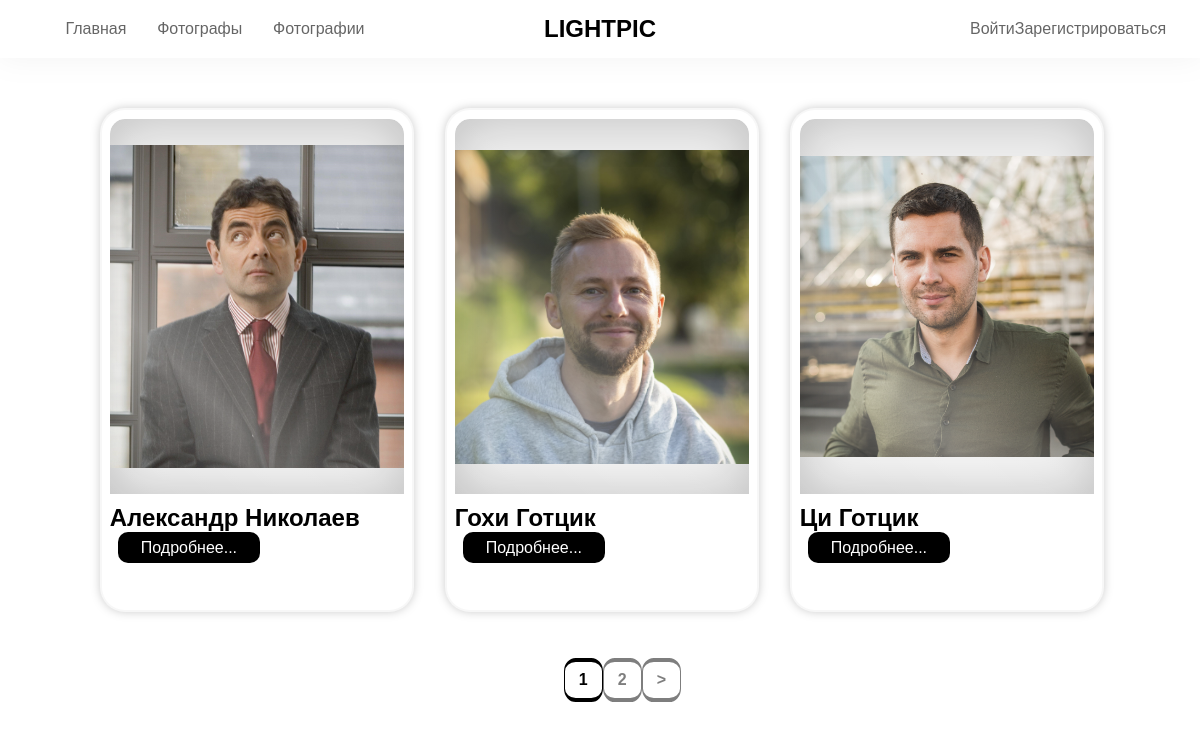
Page /main/photographer/ on the committed database.
### photosessionapp/models.py (models this page shows, shortened)
class Photographer(models.Model):
    user_id = models.ForeignKey(CustomUser, on_delete=models.CASCADE, blank=False, verbose_name='Пользователь')
    photo = models.ImageField(blank=True, null=True, upload_to='images', default='default/default_profile_image.png', verbose_name='Фотография')
    bio = models.TextField(blank=True, null=True, default=default_bio, verbose_name='Биография')
    tech = models.CharField(max_length=256, blank=True, null=True, default=default_tech, verbose_name='Техника')
    work_days = models.CharField(max_length=128, verbose_name='Рабочие дни')

class CustomUser(AbstractUser):
    username = models.CharField(max_length=256, blank=False, null=False, unique=True, verbose_name='Имя Пользователя')
    email = models.EmailField(blank=False, null=False, unique=True, validators=[EmailValidator], verbose_name='Электронная почта')
    name = models.CharField(max_length=256, blank=False, null=False, verbose_name='Имя')
    phone_number = models.CharField(max_length=256, blank=True, null=True, verbose_name='Номер телефона')
    surname = models.CharField(max_length=256, blank=False, null=False, verbose_name='Фамилия')
    password = models.CharField(max_length=256, blank=False, null=False, validators=[MinLengthValidator(8, "Пароль должен быть не меньше 8 символов"),
                                                                                     MaxLengthValidator(256, "Пароль должен быть не более 256 символов")])
    object = CustomUserManager()
    user_type = models.CharField(max_length=64, blank=False, null=False, choices=(user_type), default='1', verbose_name='Тип Пользователя')
    is_active = models.BooleanField(default=True)
    is_admin = models.BooleanField(default=False)
    is_anonymous = False
    is_authenticated = True
    USERNAME_FIELD = 'username'
    REQUIRED_FIELDS = ['password']

### photosessionapp/views.py (the view)
# urls.py: path('photographer/', PhotographerListView.as_view(), name='photographer'),
class PhotographerListView(ListView):
    paginate_by = 3
    model = Photographer
    context_object_name = 'photographer'
    template_name = 'photosession/photographer.html'

### photosessionapp/templates/photosession/photographer.html (shortened to what this page needs)
{% extends 'root.html' %}
{% block content %}
    <div class="photographers">
        {% for photograph in photographer %}
            <div class="photo">
                <div class="photo-img" style="background-image: linear-gradient(45deg, rgba(0,0,0,0), rgba(255,255,255,0.38), rgba(0,0,0,0) 60%),url({{ photograph.photo.url }})"></div>
                <h2>{{ photograph.user_id.name }} {{ photograph.user_id.surname }}</h2>
                <a href="{% url 'main:photo-profile' pk=photograph.pk %}">Подробнее...</a>
            </div>
        {% endfor %}
    </div>
    <div class="pages">
        <p>{{ page_obj.number }}</p>
        {% if page_obj.has_next %}
            <a class="next-page" href="?page={{ page_obj.next_page_number }}">{{ page_obj.next_page_number }}</a>
            <a class="btn-next" href="?page={{ page_obj.next_page_number }}">></a>
        {% endif %}
    </div>
{% endblock %}

### static/css/style.css (style rules this page uses)
* { padding: 0; margin: 0; font-family: "Nunito Sans", sans-serif; }
a { text-decoration: none; }
.content { display: flex; justify-content: center; align-items: flex-start; flex-wrap: wrap; width: 100%; }
.photographer-cards .gr-border .photographer-card h2, p { padding: 5px 15px 10px 15px; }
.content .photographers { display: grid; grid-template-columns: repeat(3, 1fr); grid-template-rows: 500px; grid-gap: 35px; padding: 50px 100px; width: 100%; }
.photographers .photo { overflow: hidden; width: 100%; height: 100%; background-color: white; border: 2px solid rgba(0, 0, 0, 0.03); border-radius: 25px; filter: drop-shadow(0 0 5px rgba(0, 0, 0, 0.2)); }
.photographers .photo h2 { margin: 2.5%; }
.photographers .photo .photo-img { display: flex; justify-content: center; align-items: start; flex-wrap: wrap; width: 95%; height: 375px; margin: 3% 2.5%; background-color: #eeeeee; background-position: center; background-size: 110%; background-repeat: no-repeat; box-shadow: 0 0 50px inset rgba(0, 0, 0, 0.2); border-radius: 15px 15px 0 0; }
.photographers .photo a { width: 90%; margin: 5%; padding: 2.25% 7.5%; background-color: black; color: white; border-radius: 10px; }
.pages { display: grid; grid-template-columns: repeat(5, 1fr); grid-template-areas: 'btn dig pag d2g b2n' ; width: 13.5%; }
.pages a { opacity: 0.5; }
.pages p { grid-area: pag; pointer-events: none; }
.pages .next-page { grid-area: d2g; }
.pages .btn-next { grid-area: b2n; }
.pages a, .pages p { color: black; margin: 0; padding: 9px 14px; border: solid black; border-radius: 30% / 30%; border-width: 4px 1px; text-align: center; font-weight: bold; transition: 160ms; }

### rows in the picture
Photographer: photo (picture), user_id.name "Александр", user_id.surname "Николаев"
Photographer: photo (picture), user_id.name "Гохи", user_id.surname "Готцик"
Photographer: photo (picture), user_id.name "Ци", user_id.surname "Готцик"

### other values in the picture
{{ page_obj.number }} "1"
{{ page_obj.next_page_number }} "2"
